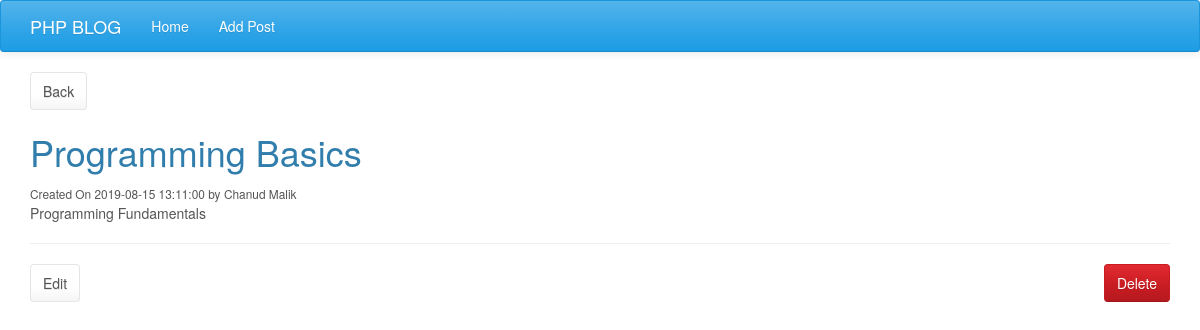
The app's page /website8/post.php?id=3 with its own data.
### tables this page shows
CREATE TABLE `posts` (
  `id` int(11) NOT NULL,
  `title` varchar(255) NOT NULL,
  `body` text NOT NULL,
  `author` varchar(255) NOT NULL,
  `created_at` timestamp NOT NULL DEFAULT current_timestamp()
);

### website8/post.php (the view, shortened to what this page needs)
<?php
	require('config/db.php');
   if(isset($_GET['id'])){
	$id = mysqli_real_escape_string($conn, $_GET['id']);
	$query = 'SELECT * FROM posts WHERE id = '.$id;
	$result = mysqli_query($conn, $query);
	$post = mysqli_fetch_assoc($result);
}
?>
<?php include('inc/header.php'); ?>
	<div class="container">
		<a href="<?php echo ROOT_URL; ?>" class="btn btn-default">Back</a>
		<h1><?php echo $post['title']; ?></h1>
		<small>Created On <?php echo $post['created_at']; ?> by
		<?php echo $post['author']; ?></small>
		<p><?php echo $post['body']; ?></p>
		<hr>
		<form class="pull-right" method="POST" action="<?php echo $_SERVER['PHP_SELF'];  ?>">
			<input type="submit" name="delete" value="Delete" class="btn btn-danger">
		</form>
		<a href="<?php echo ROOT_URL; ?>editpost.php?id=<?php echo $post['id']; ?>" class="btn btn-default">Edit</a>
    </div>
<?php include('inc/footer.php'); ?>

### records on screen
posts: title "Programming Basics", created_at "2019-08-15 13:11:00", author "Chanud Malik", body "Programming Fundamentals"
